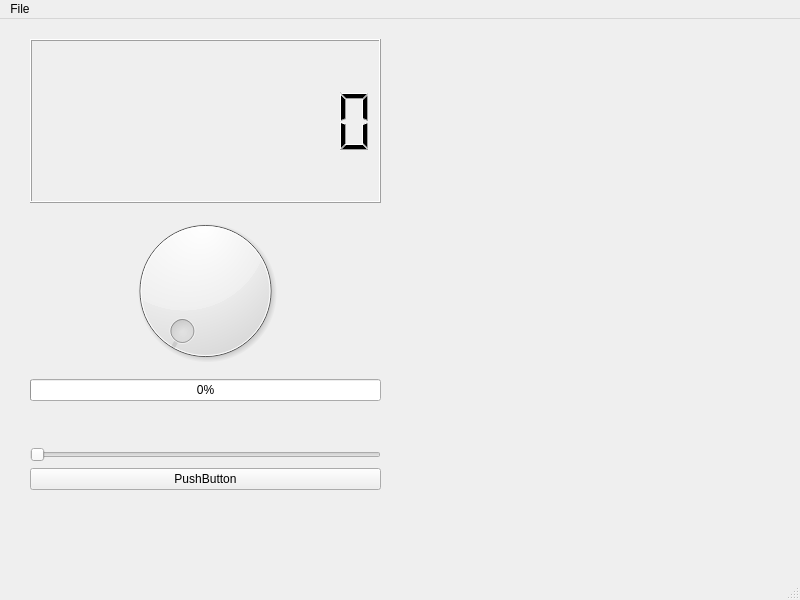
<?xml version="1.0" encoding="UTF-8"?>
<ui version="4.0">
 <class>MainWindow</class>
 <widget class="QMainWindow" name="MainWindow">
  <property name="geometry">
   <rect>
    <x>0</x>
    <y>0</y>
    <width>800</width>
    <height>600</height>
   </rect>
  </property>
  <property name="windowTitle">
   <string>MainWindow</string>
  </property>
  <property name="whatsThis">
   <string>gfdfyfg\</string>
  </property>
  <widget class="QWidget" name="centralwidget">
   <widget class="QWidget" name="verticalLayoutWidget">
    <property name="geometry">
     <rect>
      <x>30</x>
      <y>20</y>
      <width>351</width>
      <height>451</height>
     </rect>
    </property>
    <layout class="QVBoxLayout" name="verticalLayout">
     <property name="sizeConstraint">
      <enum>QLayout::SetMinAndMaxSize</enum>
     </property>
     <item>
      <widget class="QLCDNumber" name="lcdNumber">
       <property name="minimumSize">
        <size>
         <width>0</width>
         <height>100</height>
        </size>
       </property>
       <property name="toolTip">
        <string>jhhfjqehfrkj</string>
       </property>
       <property name="whatsThis">
        <string>ertyui</string>
       </property>
       <property name="digitCount">
        <number>10</number>
       </property>
       <property name="mode">
        <enum>QLCDNumber::Dec</enum>
       </property>
       <property name="segmentStyle">
        <enum>QLCDNumber::Filled</enum>
       </property>
      </widget>
     </item>
     <item>
      <widget class="QDial" name="dial"/>
     </item>
     <item>
      <widget class="QProgressBar" name="progressBar">
       <property name="value">
        <number>0</number>
       </property>
      </widget>
     </item>
     <item>
      <spacer name="verticalSpacer">
       <property name="orientation">
        <enum>Qt::Vertical</enum>
       </property>
       <property name="sizeType">
        <enum>QSizePolicy::Fixed</enum>
       </property>
       <property name="sizeHint" stdset="0">
        <size>
         <width>20</width>
         <height>40</height>
        </size>
       </property>
      </spacer>
     </item>
     <item>
      <widget class="QSlider" name="horizontalSlider">
       <property name="maximum">
        <number>10000000</number>
       </property>
       <property name="orientation">
        <enum>Qt::Horizontal</enum>
       </property>
      </widget>
     </item>
     <item>
      <widget class="QPushButton" name="Btn">
       <property name="text">
        <string>PushButton</string>
       </property>
      </widget>
     </item>
    </layout>
   </widget>
  </widget>
  <widget class="QMenuBar" name="menubar">
   <property name="geometry">
    <rect>
     <x>0</x>
     <y>0</y>
     <width>800</width>
     <height>23</height>
    </rect>
   </property>
   <widget class="QMenu" name="menuFile">
    <property name="title">
     <string>File</string>
    </property>
    <addaction name="actionSave"/>
   </widget>
   <addaction name="menuFile"/>
  </widget>
  <widget class="QStatusBar" name="statusbar"/>
  <action name="actionSave">
   <property name="text">
    <string>Save</string>
   </property>
  </action>
 </widget>
 <resources/>
 <connections>
  <connection>
   <sender>horizontalSlider</sender>
   <signal>sliderMoved(int)</signal>
   <receiver>lcdNumber</receiver>
   <slot>display(int)</slot>
   <hints>
    <hint type="sourcelabel">
     <x>239</x>
     <y>462</y>
    </hint>
    <hint type="destinationlabel">
     <x>235</x>
     <y>128</y>
    </hint>
   </hints>
  </connection>
  <connection>
   <sender>actionSave</sender>
   <signal>triggered()</signal>
   <receiver>lcdNumber</receiver>
   <slot>close()</slot>
   <hints>
    <hint type="sourcelabel">
     <x>-1</x>
     <y>-1</y>
    </hint>
    <hint type="destinationlabel">
     <x>205</x>
     <y>213</y>
    </hint>
   </hints>
  </connection>
  <connection>
   <sender>dial</sender>
   <signal>valueChanged(int)</signal>
   <receiver>progressBar</receiver>
   <slot>setValue(int)</slot>
   <hints>
    <hint type="sourcelabel">
     <x>205</x>
     <y>287</y>
    </hint>
    <hint type="destinationlabel">
     <x>205</x>
     <y>372</y>
    </hint>
   </hints>
  </connection>
 </connections>
</ui>
